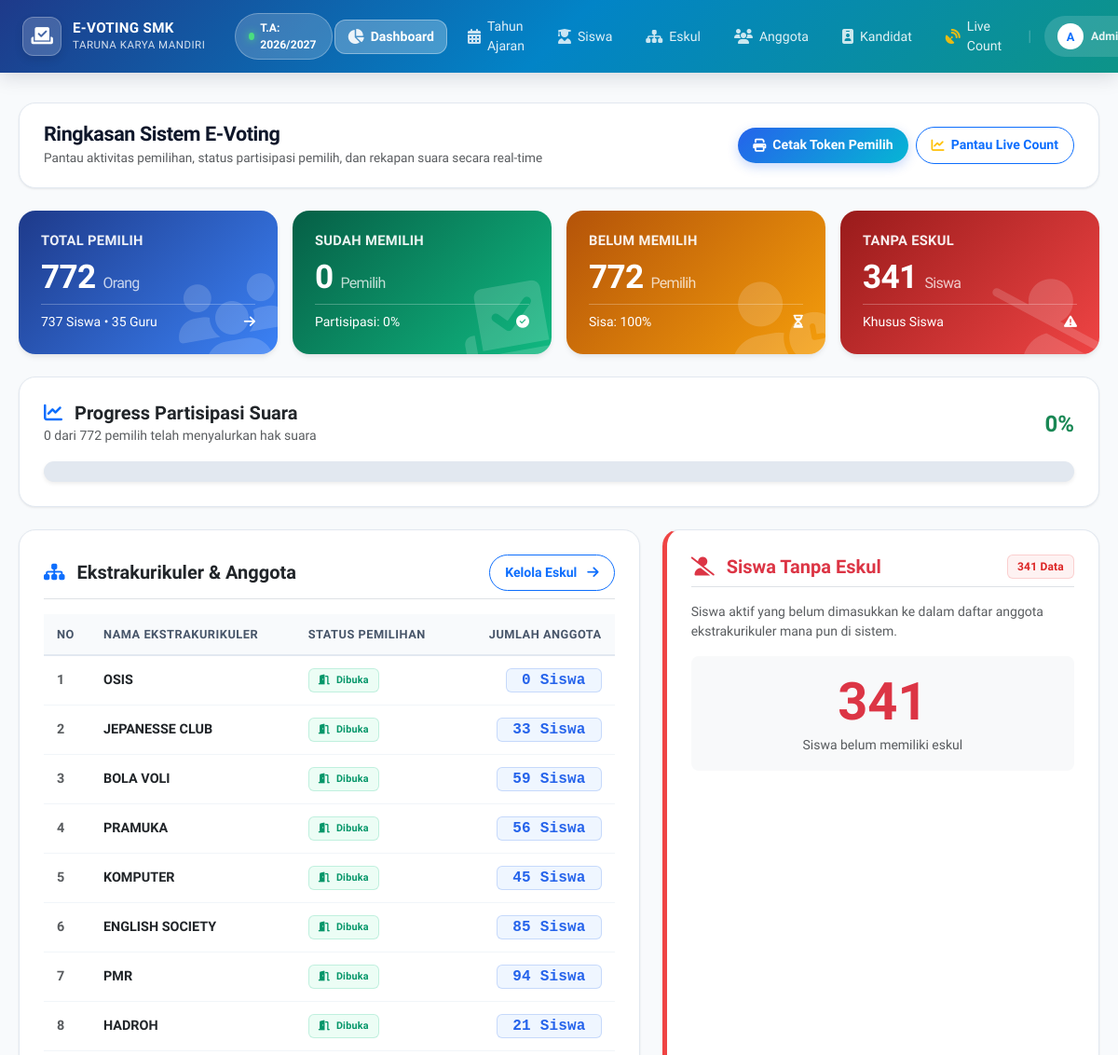
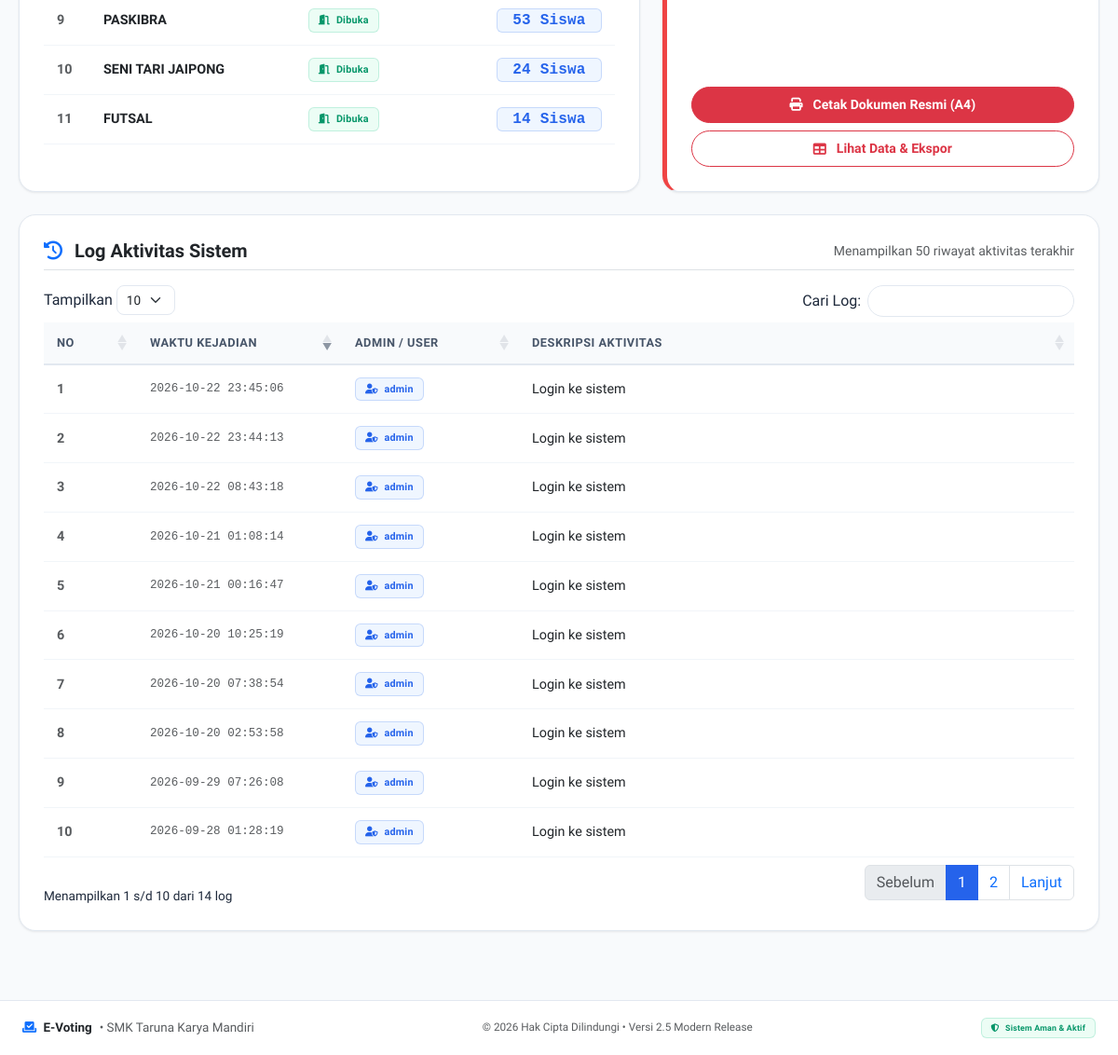
The page /admin/index.php (signed in) on the database its author committed (2 pictures, top to bottom).
### tables this page shows
CREATE TABLE `periode` (
  `id_periode` int(11) NOT NULL AUTO_INCREMENT,
  `nama_periode` varchar(50) NOT NULL,
  `status_aktif` tinyint(1) DEFAULT 1,
  PRIMARY KEY (`id_periode`)
);

CREATE TABLE `log_aktivitas` (
  `id_log` int(11) NOT NULL AUTO_INCREMENT,
  `id_admin` int(11) DEFAULT NULL,
  `aktivitas` varchar(255) NOT NULL,
  `waktu` timestamp NOT NULL DEFAULT current_timestamp(),
  PRIMARY KEY (`id_log`),
  KEY `id_admin` (`id_admin`),
  CONSTRAINT `log_aktivitas_ibfk_1` FOREIGN KEY (`id_admin`) REFERENCES `admin` (`id_admin`) ON DELETE CASCADE
);

### admin/index.php (the view, shortened to what the rows shown need)
<?php
require '../config/koneksi.php';
$stmt_total = $pdo->query("SELECT COUNT(*) FROM siswa WHERE status_aktif = 1");
$total_pemilih = (int) $stmt_total->fetchColumn();
$stmt_sudah = $pdo->query("SELECT COUNT(*) FROM siswa WHERE status_pilih = 1 AND status_aktif = 1");
$siswa_sudah = (int) $stmt_sudah->fetchColumn();
$stmt_belum = $pdo->query("SELECT COUNT(*) FROM siswa WHERE status_pilih = 0 AND status_aktif = 1");
$siswa_belum = (int) $stmt_belum->fetchColumn();
$stmt_bodong = $pdo->query("SELECT COUNT(*) FROM siswa WHERE id_siswa NOT IN (SELECT id_siswa FROM anggota_eskul) AND status_aktif = 1 AND kelas != 'GURU'");
$siswa_bodong = (int) $stmt_bodong->fetchColumn();
$stmt_log = $pdo->query("SELECT a.username, l.aktivitas, l.waktu FROM log_aktivitas l JOIN admin a ON l.id_admin = a.id_admin ORDER BY l.waktu DESC LIMIT 50");
$data_log = $stmt_log->fetchAll();
?>
<!DOCTYPE html>
<html lang="id">
<head>
    <link href="https://cdn.jsdelivr.net/npm/bootstrap@5.3.0/dist/css/bootstrap.min.css" rel="stylesheet">
    <link href="https://cdn.datatables.net/1.13.6/css/dataTables.bootstrap5.min.css" rel="stylesheet">
    <link href="https://cdn.datatables.net/buttons/2.4.1/css/buttons.bootstrap5.min.css" rel="stylesheet">
    <link rel="stylesheet" href="https://cdnjs.cloudflare.com/ajax/libs/font-awesome/6.4.0/css/all.min.css">
    <link rel="stylesheet" href="assets/css/style.css">
</head>
<body>
    <?php include 'sidebar.php'; ?>
    <div class="content">
        <div class="row g-3 mb-4">
            <div class="col-sm-6 col-lg-3">
                <div class="card-stat bg-grad-primary">
                    <div>
                        <h2><?= number_format($total_pemilih); ?> <span class="fs-6 fw-normal opacity-75">Orang</span></h2>
                    </div>
                </div>
            </div>
            <div class="col-sm-6 col-lg-3">
                <div class="card-stat bg-grad-success">
                    <div>
                        <h2><?= number_format($siswa_sudah); ?> <span class="fs-6 fw-normal opacity-75">Pemilih</span></h2>
                    </div>
                </div>
            </div>
            <div class="col-sm-6 col-lg-3">
                <div class="card-stat bg-grad-warning">
                    <div>
                        <h2><?= number_format($siswa_belum); ?> <span class="fs-6 fw-normal opacity-75">Pemilih</span></h2>
                    </div>
                </div>
            </div>
            <div class="col-sm-6 col-lg-3">
                <div class="card-stat bg-grad-danger">
                    <div>
                        <h2><?= number_format($siswa_bodong); ?> <span class="fs-6 fw-normal opacity-75">Siswa</span></h2>
                    </div>
                </div>
            </div>
        </div>
        <div class="row g-4">
            <div class="col-lg-7">
                <div class="card-modern h-100">
                    <div class="table-responsive">
                        <table class="table table-hover align-middle">
                            <thead>
                                <tr>
                                    <th style="width: 50px;">No</th>
                                    <th>Nama Ekstrakurikuler</th>
                                    <th>Status Pemilihan</th>
                                    <th class="text-end">Jumlah Anggota</th>
                                </tr>
                            </thead>
                        </table>
                    </div>
                </div>
            </div>
        </div>
        <div class="card-modern mt-4">
            <div class="table-responsive">
                <table id="tabelLog" class="table table-hover align-middle w-100">
                    <thead>
                        <tr>
                            <th style="width: 60px;">No</th>
                            <th style="width: 180px;">Waktu Kejadian</th>
                            <th style="width: 150px;">Admin / User</th>
                            <th>Deskripsi Aktivitas</th>
                        </tr>
                    </thead>
                    <tbody>
                        <?php if (count($data_log) > 0): ?>
                            <?php $no = 1; foreach ($data_log as $log): ?>
                                <tr>
                                    <td class="text-muted fw-bold"><?= $no++; ?></td>
                                    <td class="font-monospace small text-muted"><?= htmlspecialchars($log['waktu']); ?></td>
                                    <td>
                                        <span class="badge badge-soft-primary">
                                            <i class="fas fa-user-shield me-1"></i> <?= htmlspecialchars($log['username']); ?>
                                        </span>
                                    </td>
                                    <td class="fw-medium text-dark"><?= htmlspecialchars($log['aktivitas']); ?></td>
                                </tr>
                            <?php endforeach; ?>
                        <?php endif; ?>
                    </tbody>
                </table>
            </div>
        </div>
    </div>
</body>
</html>

### admin/sidebar.php (shortened to what the rows shown need)
<?php
$periode_nav_text = "Belum Ada Periode";
if (isset($pdo)) {
    try {
        $stmt_nav_p = $pdo->query("SELECT nama_periode FROM periode WHERE status_aktif = 1 LIMIT 1");
        $row_p = $stmt_nav_p->fetchColumn();
        if ($row_p) {
            $periode_nav_text = $row_p;
        }
    } catch(Exception $e) {
    }
}
?>
<link rel="stylesheet" href="assets/css/style.css">
<nav class="navbar navbar-expand-xl navbar-custom fixed-top">
    <div class="container-fluid px-3 px-lg-4">
        <div class="d-none d-md-flex align-items-center ms-3">
            <span class="badge-periode-nav">
                <span class="pulse-dot"></span>
                <span>T.A: <?= htmlspecialchars($periode_nav_text); ?></span>
            </span>
        </div>
    </div>
</nav>

### rows shown on the page
periode: nama_periode "2026/2027"
log_aktivitas: waktu "2026-10-22 23:45:06", id_admin.username "admin", aktivitas "Login ke sistem"
log_aktivitas: waktu "2026-10-22 23:44:13", id_admin.username "admin", aktivitas "Login ke sistem"
log_aktivitas: waktu "2026-10-22 08:43:18", id_admin.username "admin", aktivitas "Login ke sistem"
log_aktivitas: waktu "2026-10-21 01:08:14", id_admin.username "admin", aktivitas "Login ke sistem"
log_aktivitas: waktu "2026-10-21 00:16:47", id_admin.username "admin", aktivitas "Login ke sistem"
log_aktivitas: waktu "2026-10-20 10:25:19", id_admin.username "admin", aktivitas "Login ke sistem"
log_aktivitas: waktu "2026-10-20 07:38:54", id_admin.username "admin", aktivitas "Login ke sistem"
log_aktivitas: waktu "2026-10-20 02:53:58", id_admin.username "admin", aktivitas "Login ke sistem"
log_aktivitas: waktu "2026-09-29 07:26:08", id_admin.username "admin", aktivitas "Login ke sistem"
log_aktivitas: waktu "2026-09-28 01:28:19", id_admin.username "admin", aktivitas "Login ke sistem"

### other values the page prints
substr($_SESSION['nama_lengkap'] ?? 'A', 0, 1) "A"
$total_pemilih "772"
$total_siswa "737"
$total_guru "35"
$siswa_sudah "0"
$persentase_pemilih "0"
$siswa_belum "772"
$siswa_bodong "341"
$row['nama_eskul'] "OSIS"
$row['total_anggota'] "0"
$row['nama_eskul'] "JEPANESSE CLUB"
$row['total_anggota'] "33"
$row['nama_eskul'] "BOLA VOLI"
$row['total_anggota'] "59"
$row['nama_eskul'] "PRAMUKA"
